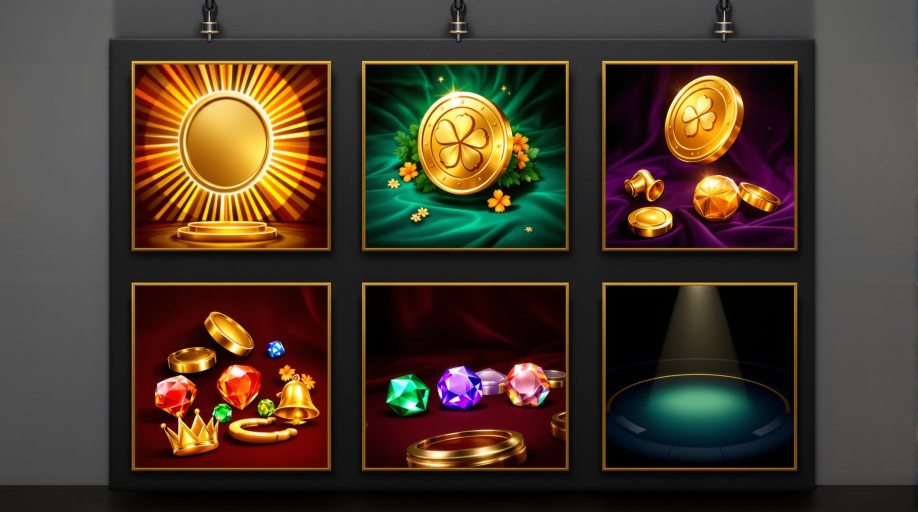
#> input picture web/art/six/concept-sheet.jpg, 2752 x 1536 px, given in place of bg-portrait.jpg, which was not available (shown at 1/3 size)
$ python -i covers.py   (imports and definitions only)
#> lines starting #> are read from the running program, lines starting #| are printed output that depends on the picture; pictures that were not available may be replaced by others from this repository, and a replacement may not be noted
"""Lobby covers for the instant games, drawn in code (no generated art) until the artist's set arrives.
Run: python3 covers.py  →  ../../public/assets/{crash,mines}/cover.jpg (600×600)."""
import math, os, random, sys
from PIL import Image, ImageDraw, ImageFilter, ImageFont

S, OUT = 600, '../../public/assets'
BOLD = '/usr/share/fonts/truetype/noto/NotoSans-Bold.ttf'
# [1 line not run here, left out]

# [82 lines left out: functions gradient, title, crash, gem, mines, not called in this run]

A = '../../public/assets'

# [46 lines left out: functions crash_art, mines_art, not called in this run]

crash, mines = crash_art, mines_art

# [91 lines left out: functions slot_cover, hero, keno_art, title_fit, not called in this run]

def backdrop(game, shift=60, darken=0, bg='bg-portrait.jpg'):
#> called with game = '../six/concept-sheet.jpg', shift = 60, darken = 0, bg = 'bg-portrait.jpg'
    b = Image.open(f'{A}/{game}/{bg}').convert('RGBA')
    if b.width >= b.height:
        b = b.resize((int(b.width * S / b.height), S), Image.LANCZOS)
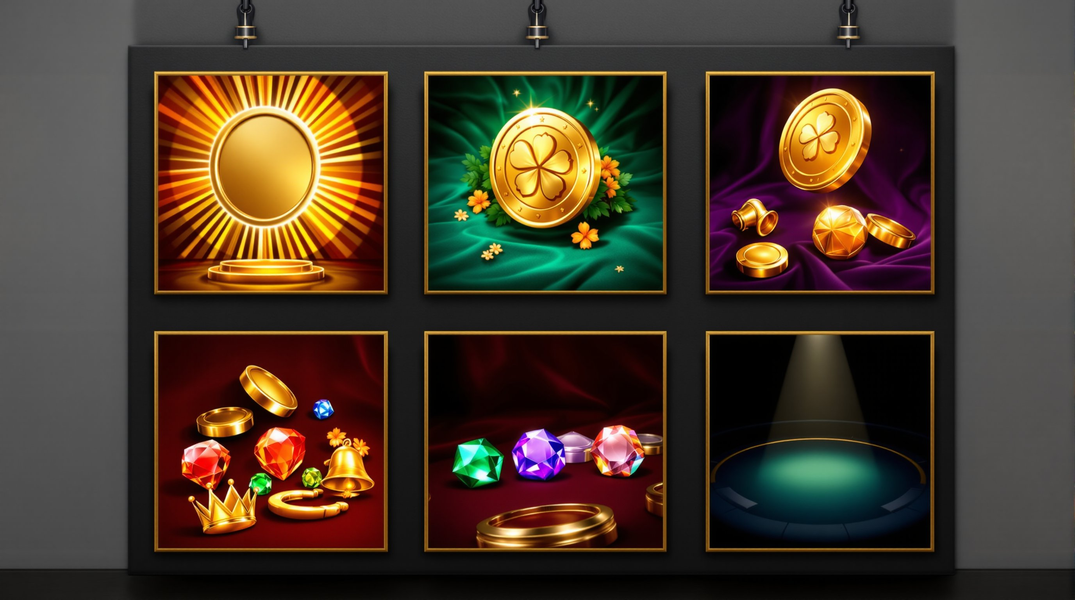
#> b: PIL image 1075x600 RGBA; mean R, G, B, A 72.3, 58.2, 43.7, 255
        x = (b.width - S) // 2
#> x = 237
        im = b.crop((x, 0, x + S, S))
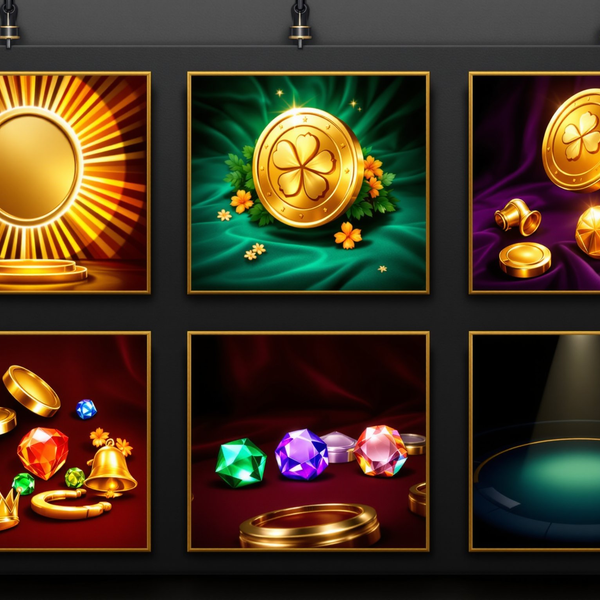
#> im: PIL image 600x600 RGBA; mean R, G, B, A 70.4, 54.6, 34.2, 255
    else:
        b = b.resize((S, int(b.height * S / b.width)), Image.LANCZOS)
        top = max(0, (b.height - S) // 2 - shift)
        im = b.crop((0, top, S, top + S))
    if darken:
        im.alpha_composite(Image.new('RGBA', im.size, (0, 0, 0, darken)))
    return im

# [117 lines left out: functions sprite_at, sunburst_wheel_art, coin_flip_art, lucky_scratch_art, gem_hand_art, baccarat_art and 1 more, not called in this run]

# [16 lines not run here, left out]

>>> result = backdrop('../six/concept-sheet.jpg')

$ run again, on web/art/slots4/concept-sheet.jpg
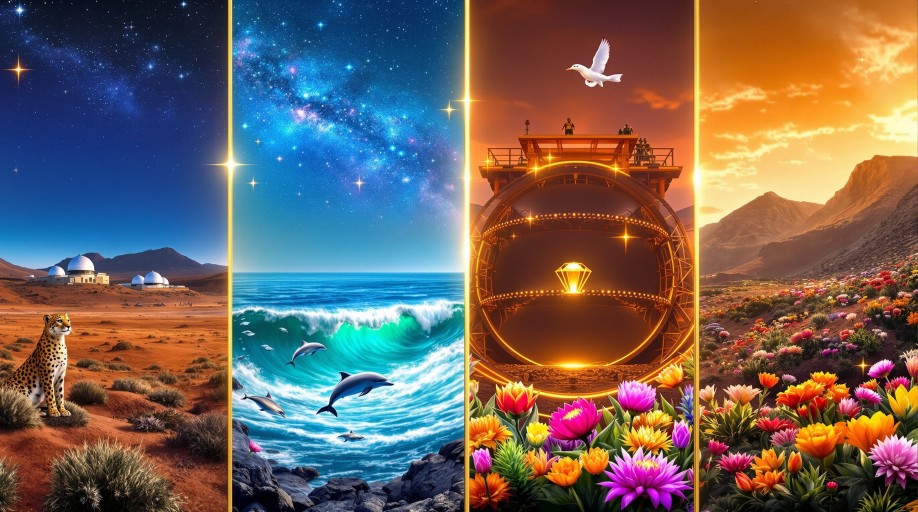
#> input picture web/art/slots4/concept-sheet.jpg, 2752 x 1536 px, given in place of bg-portrait.jpg, which was not available (shown at 1/3 size)
#> in backdrop, `b = b.resize((int(b.width * S / b.height), S), Image.LANCZOS)`:
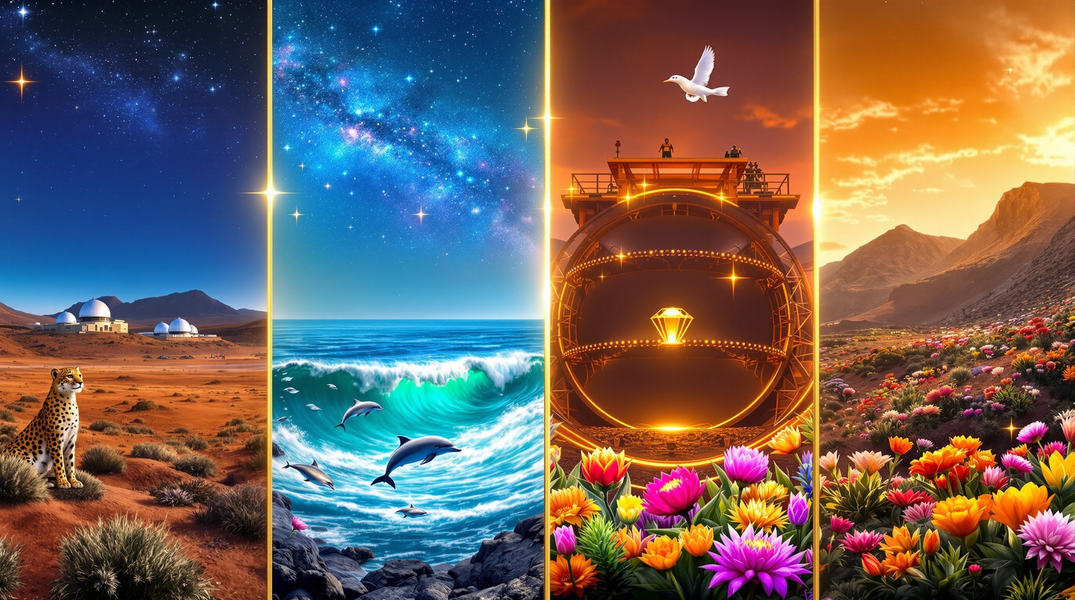
#> b: PIL image 1075x600 RGBA; mean R, G, B, A 112, 97.9, 92.1, 255
#> in backdrop, `im = b.crop((x, 0, x + S, S))`:
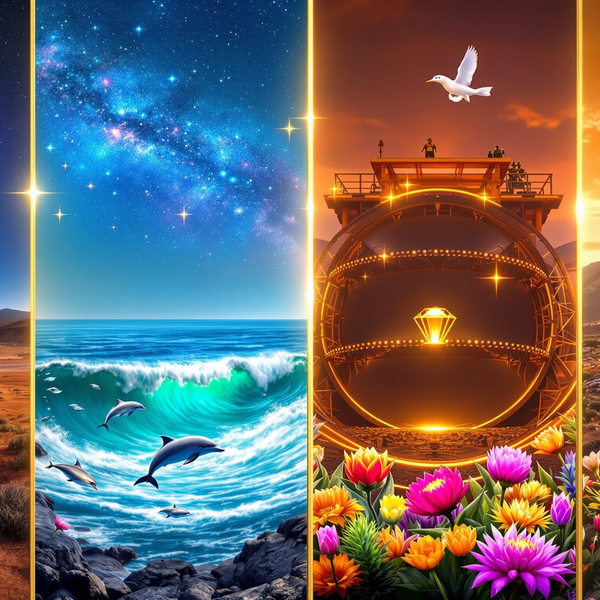
#> im: PIL image 600x600 RGBA; mean R, G, B, A 105.8, 105.6, 107.9, 255
